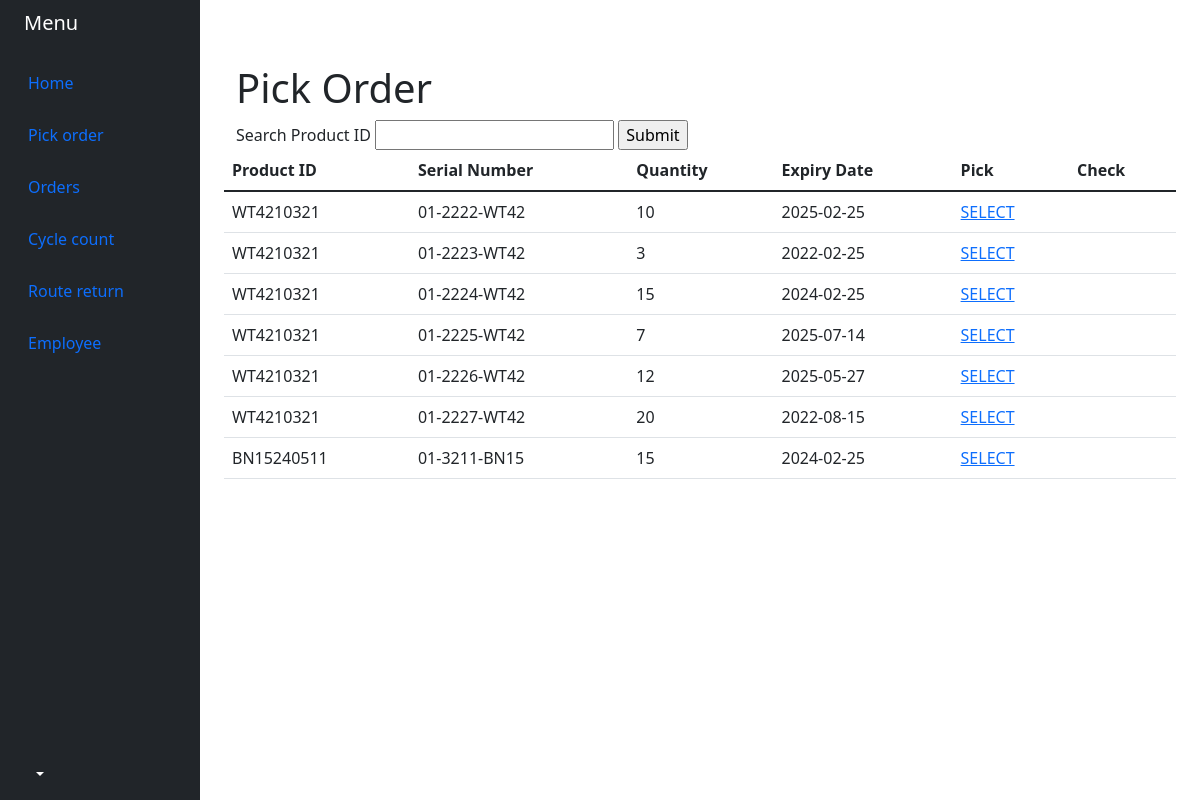
The app's page /pickorder_1.php with its own data.
### tables this page shows
CREATE TABLE `indvprod` (
  `ProductID` varchar(10) NOT NULL DEFAULT 'NOT NULL',
  `SerialNum` varchar(20) NOT NULL DEFAULT 'NOT NULL',
  `Quantity` int(10) NOT NULL,
  `EXPDate` date NOT NULL
);

### pickorder_1.php (the view, shortened to what this page needs)
<?php
    include('server.php');
    $sql = "SELECT * FROM indvprod";
$result = mysqli_query($conn2,$sql);
?>
<!DOCTYPE html>
<html lang="en">
<head>
    </head>
    <body>
    <link href="https://cdn.jsdelivr.net/npm/bootstrap@5.1.3/dist/css/bootstrap.min.css" rel="stylesheet">
</head>
<body>
<div class="container-fluid">
    <div class="row flex-nowrap">
        <div class="col-auto col-md-3 col-xl-2 px-sm-2 px-0 bg-dark">
            <div class="d-flex flex-column align-items-center align-items-sm-start px-3 pt-2 text-white min-vh-100">
                <a href="/" class="d-flex align-items-center pb-3 mb-md-0 me-md-auto text-white text-decoration-none">
                    <span class="fs-5 d-none d-sm-inline">Menu</span>
                </a>
                <ul class="nav nav-pills flex-column mb-sm-auto mb-0 align-items-center align-items-sm-start" id="menu">
                    <li class="nav-item">
                        <a href="firstpage.php" class="nav-link align-middle px-0">
                            <i class="fs-4 bi-house"></i> <span class="ms-1 d-none d-sm-inline">Home</span>
                        </a>
                    </li>
                    <li>
                    <a href="pickorder_1.php" class="nav-link px-0 align-middle">
                            <i class="fs-4 bi-table"></i> <span class="ms-1 d-none d-sm-inline">Pick order</span></a>
                    </li>
                    <li>
                        <a href="#" class="nav-link px-0 align-middle">
                            <i class="fs-4 bi-table"></i> <span class="ms-1 d-none d-sm-inline">Orders</span></a>
                    </li>
                    <li>
                    <a href="cyclecount.php" class="nav-link px-0 align-middle">
                            <i class="fs-4 bi-table"></i> <span class="ms-1 d-none d-sm-inline">Cycle count</span></a>
                    </li>
                    <li>
                    <a href="routereturn.php" class="nav-link px-0 align-middle">
                            <i class="fs-4 bi-table"></i> <span class="ms-1 d-none d-sm-inline">Route return</span></a>
                    </li>
                    <li>
                        <a href=employee_list.php class="nav-link px-0 align-middle">
                            <i class="fs-4 bi-people"></i> <span class="ms-1 d-none d-sm-inline">Employee</span> </a>
                    </li>
                </ul>
                    <div class="dropdown pb-4">
                    <a href="#" class="d-flex align-items-center text-white text-decoration-none dropdown-toggle" id="dropdownUser1" data-bs-toggle="dropdown" aria-expanded="false">
                    </a>
                </div>
            </div>
        </div>
        <div class="col py-3">
        <div class="container mt-5">
        <div class="row">
            <div class="col-md-6">
        <h1>Pick Order</h1>
        </div>
<form action="pickorder_prodsearch.php" method="post">
<label>Search Product ID</label>
<input type="text" name="id">
<input type="submit" name="submit">
</form>
        <table class="table">
            <thead>
                <tr>
                    <th scope="col">Product ID</th>
                    <th scope="col">Serial Number</th>
                    <th scope="col">Quantity</th>
                    <th scope="col">Expiry Date</th>
                    <th scope="col">Pick</th>
                    <th scope="col">Check</th>
                </tr>
            </thead>
            <tbody>
                <?php while($row=mysqli_fetch_row($result)){?>
                <tr>
                    <td><?php echo $row[0]; ?></td>
                    <td><?php echo $row[1]; ?></td>
                    <td><?php echo $row[2]; ?></td>
                    <td><?php echo $row[3]; ?></td>
                    <td><a href="pickThisOne.php?serial=<?php echo $row[1]?>">SELECT</a></td>
                    <td></td>
                </tr>
                <?php } ?>
            </tbody>
        </table>
    </body>
</html>

### records on screen
indvprod: ProductID "WT4210321", SerialNum "01-2222-WT42", Quantity "10", EXPDate "2025-02-25"
indvprod: ProductID "WT4210321", SerialNum "01-2223-WT42", Quantity "3", EXPDate "2022-02-25"
indvprod: ProductID "WT4210321", SerialNum "01-2224-WT42", Quantity "15", EXPDate "2024-02-25"
indvprod: ProductID "WT4210321", SerialNum "01-2225-WT42", Quantity "7", EXPDate "2025-07-14"
indvprod: ProductID "WT4210321", SerialNum "01-2226-WT42", Quantity "12", EXPDate "2025-05-27"
indvprod: ProductID "WT4210321", SerialNum "01-2227-WT42", Quantity "20", EXPDate "2022-08-15"
indvprod: ProductID "BN15240511", SerialNum "01-3211-BN15", Quantity "15", EXPDate "2024-02-25"
